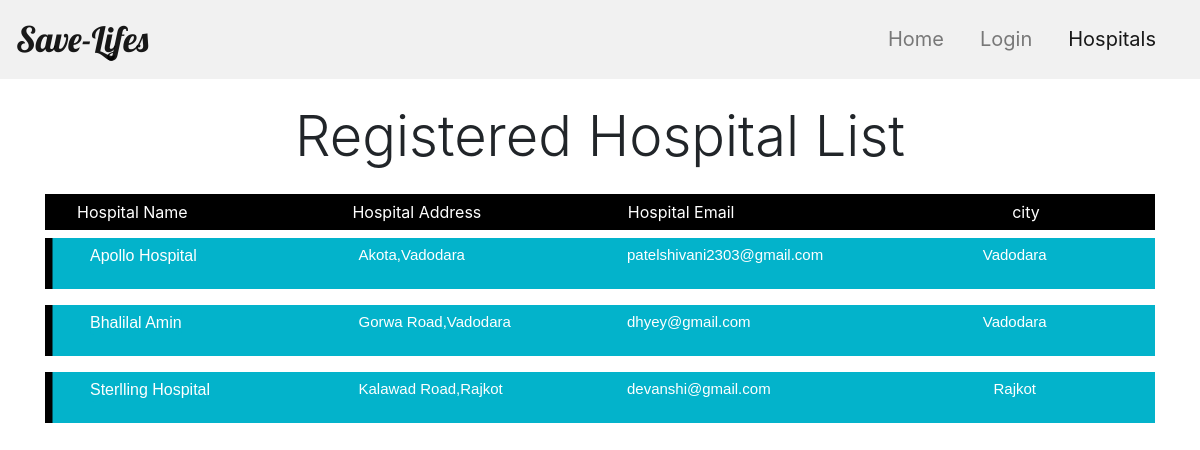
Before: /Hospital/Mainpage/ with the older database file.
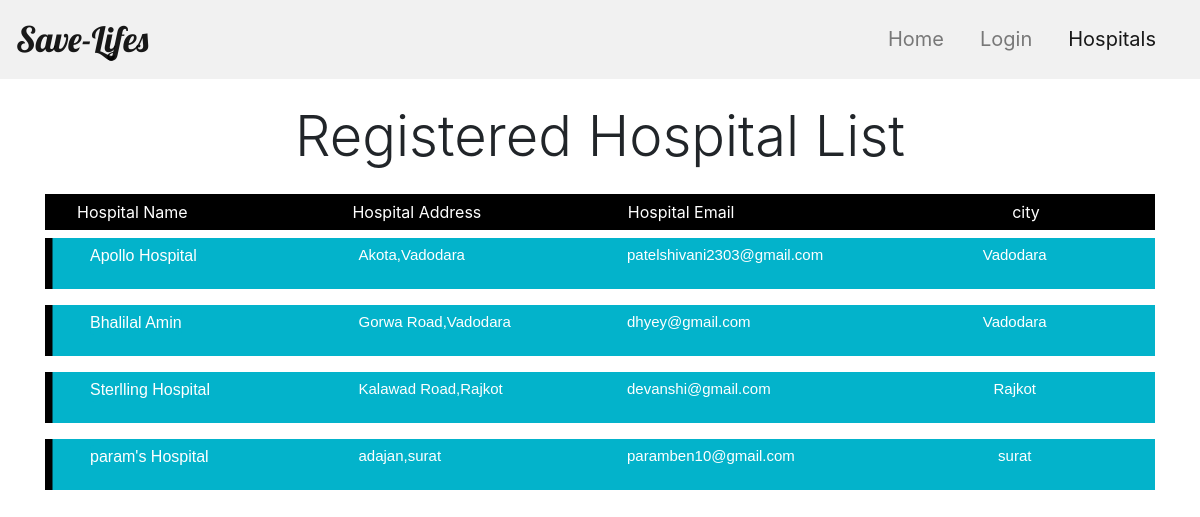
After: the same page with the newer database file.
### hospital/models.py (models this page shows)
class Hospital(models.Model):
    hospital_email=models.CharField(max_length=50,primary_key=True,help_text ='write your email')
    hospital_name=models.CharField(max_length=30)
    hospital_city=models.CharField(max_length=20)
    hospital_mobile_no=models.CharField(max_length=10)
    hospital_address=models.CharField(max_length=100,help_text = 'write your email')
    zip_code=models.CharField(max_length=6)
    hospital_latitude=models.FloatField(default=None)
    hospital_longitude=models.FloatField(default=None)

### hospital/views.py (the view)
# urls.py: url('Mainpage/',Mainpage),
def Mainpage(request):
    hospitals=Hospital.objects.all()
    return render(request, 'main.html', {'hospitals':hospitals})

### hospital/templates/main.html (shortened to what this page needs)
<html>
<head>
    {% load static %}
    <link rel="stylesheet" type="text/css" href="{% static 'css/style2.css' %}">
    <link rel="stylesheet" href="https://stackpath.bootstrapcdn.com/bootstrap/4.4.1/css/bootstrap.min.css">
</head>
<body>
    <nav class="navbar navbar-expand-lg navbar-light sticky-top" style="background-color: #f1f1f1;">
        <a class="navbar-brand" href="#" style="font-size: 35px;">Save-Lifes</a>
        <div class="collapse navbar-collapse justify-content-end" id="navbarNavAltMarkup">
            <div class="navbar-nav" style="font-size: 20px;">
                <a class="nav-item nav-link" href="/Home/Homepage">Home</a>
                <a class="nav-item nav-link" href="/Hospital/loginpage">Login</a>
                <a class="nav-item nav-link active" href="/Hospital/Mainpage">Hospitals</a>
            </div>
        </div>
    </nav>
    <div class="container">
        <h2 class="my-4 text-center display-4">Registered Hospital List</h2>
         <div class="list" style="background-color:black; color:white; padding: .4em .4em .4em 2em;">
            <div class="row">
                <div class="col">
                    Hospital Name
                </div>
                <div class="col">
                    Hospital Address
                </div>
                <div class="col">
                    Hospital Email
                </div>
                <div class="col text-center">
                    city
                </div>
            </div>
        </div>
        {% for hospital in hospitals%}
        <div class="list-type4">
            <ol>
                <li>
                    <div class="row">
                        <div class="col">
                             <form action="/Hospital/ViewTrends/" method="POST">
                                <input type="submit" id="donbtn" class="btn text-center btn-primary" style="padding:0px; background-color:#03B3CB; color:white; border:none" value="{{hospital.hospital_name}}">
                            </form>
                        </div>
                        <div class="col">
                            {{hospital.hospital_address}}
                        </div>
                        <div class="col">
                            {{hospital.hospital_email}}
                        </div>
                        <div class="col text-center">
                            {{hospital.hospital_city}}
                        </div>
                    </div>
                </li>
            </ol>
        </div>
        {% endfor%}
</body>
</html>

### hospital/static/css/style2.css (style rules this page uses)
.navbar-brand { font-family: 'Lobster', cursive; font-size: 30px; }
.navbar-nav a:after, .navbar-nav a:before { transition: all .5s; }
.navbar-nav a { position: relative; margin-right: 20px; }
.navbar-nav a:after { position: absolute; bottom: 0; left: 0; right: 0; margin: auto; width: 0%; content: '.'; color: transparent; background: #aaa; height: 1px; }
input#donbtn { border-color: rgb(77, 194, 201); color: rgb(77, 194, 201); }

### hospital/templates/main.html (style rules this page uses)
.list-type4 { width:100%; margin:0 auto; }
.list-type4 ol { counter-reset: li; list-style: none; *list-style: decimal; font-size: 15px; font-family: 'Raleway', sans-serif; padding: 0; }
.list-type4 .row { padding: .4em .4em .4em 2em; *padding: .4em; margin: .5em 0; background: #03B3CB; color: white; text-decoration: none; box-shadow:inset 0.5em 0 black; -webkit-transition: box-shadow 1s; transition: box-shadow 1s; }

Changed rows visible on the page:
added Hospital: hospital_name "param's Hospital", hospital_address "adajan,surat", hospital_email "paramben10@gmail.com", hospital_city "surat"
